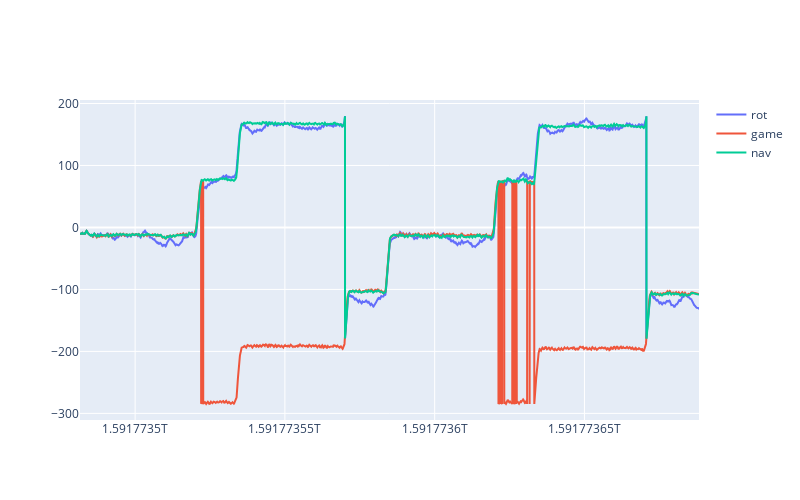

Notebook cell for this chart:
### Code cell
fig = go.Figure()
fig.add_trace(go.Scatter(x=walker.headingcalc.heading_df['time'], y=np.rad2deg(walker.headingcalc.heading_df['rot']),name="rot"))
fig.add_trace(go.Scatter(x=walker.headingcalc.heading_df['time'], y=np.rad2deg(walker.headingcalc.heading_df['game']),name="game"))
fig.add_trace(go.Scatter(x=walker.headingcalc.heading_df['time'], y=np.rad2deg(walker.headingcalc.heading_df['nav']),name="nav"))
fig.update_layout(
    width = 800,
    height = 500
)
fig.show()

### Figure 1 — Plotly figure (JSON) as saved in the notebook; plotly's stock layout.template omitted (floating-point values rounded to 4 significant figures; data arrays with more than 128 entries replaced by an {"elided": "..."} marker saying what was removed)
{"data": [{"name": "rot", "type": "scatter", "x": {"elided": "10333 int values"}, "y": {"elided": "10333 float values"}}, {"name": "game", "type": "scatter", "x": {"elided": "10333 int values"}, "y": {"elided": "10333 float values"}}, {"name": "nav", "type": "scatter", "x": {"elided": "10333 int values"}, "y": {"elided": "10333 float values"}}], "layout": {"height": 500, "width": 800}}
